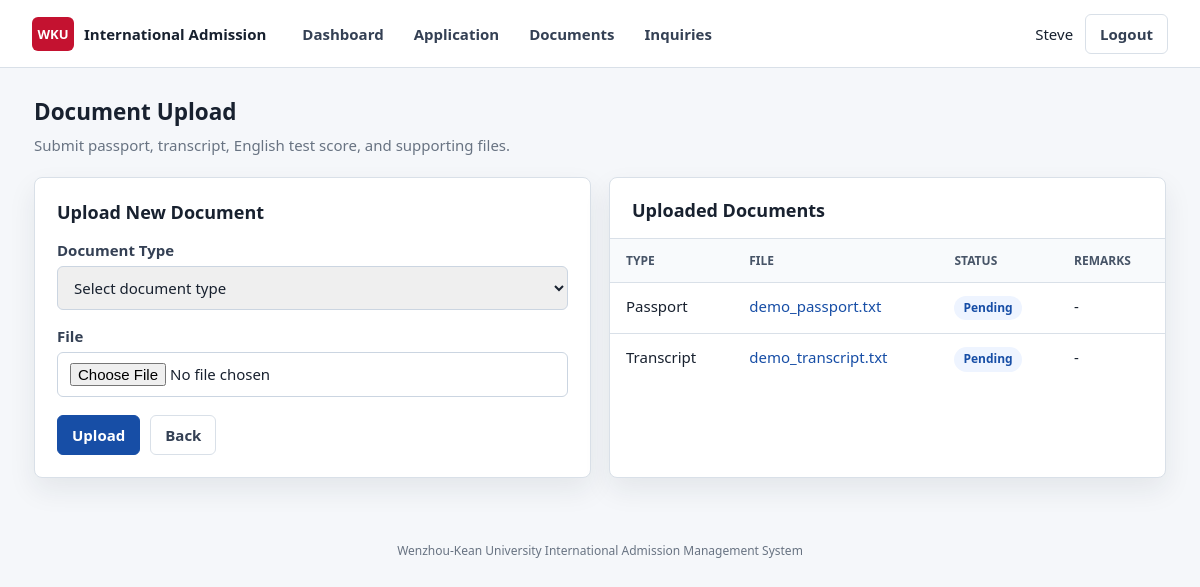
The page /upload_document.php (signed in) on the database its author committed.
### tables this page shows
CREATE TABLE users (
    user_id INT AUTO_INCREMENT PRIMARY KEY,
    name VARCHAR(120) NOT NULL,
    email VARCHAR(160) NOT NULL UNIQUE,
    password_hash VARCHAR(255) NOT NULL,
    role ENUM('student', 'officer', 'admin') NOT NULL DEFAULT 'student',
    phone VARCHAR(40) NULL,
    nationality VARCHAR(80) NULL,
    created_at DATETIME NOT NULL DEFAULT CURRENT_TIMESTAMP
);

CREATE TABLE documents (
    document_id INT AUTO_INCREMENT PRIMARY KEY,
    application_id INT NOT NULL,
    type ENUM('Passport', 'Transcript', 'English Test', 'Recommendation', 'Other') NOT NULL,
    file_name VARCHAR(255) NOT NULL,
    file_path VARCHAR(255) NOT NULL,
    status ENUM('Pending', 'Verified', 'Rejected') NOT NULL DEFAULT 'Pending',
    remarks VARCHAR(255) NOT NULL DEFAULT '',
    uploaded_at DATETIME NOT NULL DEFAULT CURRENT_TIMESTAMP,
    CONSTRAINT fk_documents_application
        FOREIGN KEY (application_id) REFERENCES applications(application_id)
        ON DELETE CASCADE
);

### includes/Auth.php (called while the page is built, shortened)
<?php
require_once __DIR__ . '/helpers.php';
final class Auth
{
    public static function user(): ?array
    {
        $db = Database::connection();
        $stmt = $db->prepare('SELECT user_id, name, email, role, phone, nationality FROM users WHERE user_id = ?');
        $stmt->bind_param('i', $_SESSION['user_id']);
        $stmt->execute();
        return $stmt->get_result()->fetch_assoc() ?: null;
    }
    public static function requireLogin(): array
    {
        $user = self::user();
        return $user;
    }
    public static function requireRole(array|string $roles): array
    {
        $user = self::requireLogin();
        return $user;
    }
}

### includes/helpers.php (called while the page is built, shortened)
<?php
function e(?string $value): string
{
    return htmlspecialchars((string) $value, ENT_QUOTES, 'UTF-8');
}
function status_class(string $status): string
{
    $key = strtolower(str_replace(' ', '-', $status));
    return 'status status-' . $key;
}

### includes/ApplicationService.php (called while the page is built, shortened)
<?php
final class ApplicationService
{
    public function getStudentApplication(int $userId): ?array
    {
        $db = Database::connection();
        $stmt = $db->prepare('SELECT * FROM applications WHERE user_id = ? ORDER BY application_id DESC LIMIT 1');
        $stmt->bind_param('i', $userId);
        $stmt->execute();
        return $stmt->get_result()->fetch_assoc() ?: null;
    }
    public function getDocuments(int $applicationId): array
    {
        $db = Database::connection();
        $stmt = $db->prepare('SELECT * FROM documents WHERE application_id = ? ORDER BY uploaded_at DESC');
        $stmt->bind_param('i', $applicationId);
        $stmt->execute();
        return $stmt->get_result()->fetch_all(MYSQLI_ASSOC);
    }
}

### upload_document.php (the view, shortened to what this page needs)
<?php
require_once __DIR__ . '/includes/Auth.php';
require_once __DIR__ . '/includes/ApplicationService.php';
$user = Auth::requireRole('student');
$service = new ApplicationService();
$application = $service->getStudentApplication((int) $user['user_id']);
$documents = $service->getDocuments((int) $application['application_id']);
require_once __DIR__ . '/includes/header.php';
?>
<section class="page-title">
    <div>
        <h1>Document Upload</h1>
        <p>Submit passport, transcript, English test score, and supporting files.</p>
    </div>
</section>
<section class="grid two">
    <article class="panel">
        <h2>Upload New Document</h2>
        <form action="upload_document.php" method="post" enctype="multipart/form-data">
            <div class="field">
                <label for="type">Document Type</label>
                <select id="type" name="type" required>
                    <option value="">Select document type</option>
                </select>
            </div>
            <div class="field" style="margin-top: 16px;">
                <label for="document">File</label>
                <input id="document" name="document" type="file" accept=".pdf,.jpg,.jpeg,.png,.doc,.docx" required>
            </div>
            <div class="actions">
                <button class="btn" type="submit">Upload</button>
                <a class="btn ghost" href="student_dashboard.php">Back</a>
            </div>
        </form>
    </article>
    <article class="table-panel">
        <h2>Uploaded Documents</h2>
        <table>
            <thead>
            <tr>
                <th>Type</th>
                <th>File</th>
                <th>Status</th>
                <th>Remarks</th>
            </tr>
            </thead>
            <tbody>
            <?php foreach ($documents as $document): ?>
                <tr>
                    <td><?= e($document['type']) ?></td>
                    <td><a href="<?= e($document['file_path']) ?>" target="_blank"><?= e($document['file_name']) ?></a></td>
                    <td><span class="<?= e(status_class($document['status'])) ?>"><?= e($document['status']) ?></span></td>
                    <td><?= e($document['remarks'] ?: '-') ?></td>
                </tr>
            <?php endforeach; ?>
            </tbody>
        </table>
    </article>
</section>
<?php require_once __DIR__ . '/includes/footer.php'; ?>

### includes/header.php (shortened to what this page needs)
<?php
$currentUser = Auth::user();
?>
<!DOCTYPE html>
<html lang="en">
<head>
    <link rel="stylesheet" href="assets/styles.css?v=<?= filemtime(__DIR__ . '/../assets/styles.css') ?>">
</head>
<body>
<?php if ($currentUser): ?>
    <header class="topbar">
        <a class="brand" href="index.php">
            <span class="brand-mark">WKU</span>
            <span>International Admission</span>
        </a>
        <nav class="nav">
            <?php if ($currentUser['role'] === 'student'): ?>
                <a href="student_dashboard.php">Dashboard</a>
                <a href="application_form.php">Application</a>
                <a href="upload_document.php">Documents</a>
                <a href="student_inquiries.php">Inquiries</a>
            <?php elseif ($currentUser['role'] === 'officer'): ?>
                <a href="officer_dashboard.php">Review</a>
                <a href="manage_inquiries.php">Inquiries</a>
            <?php elseif ($currentUser['role'] === 'admin'): ?>
                <a href="admin_dashboard.php">Admin</a>
                <a href="manage_inquiries.php">Inquiries</a>
            <?php endif; ?>
        </nav>
        <div class="account">
            <span><?= e($currentUser['name']) ?></span>
            <a class="btn ghost" href="logout.php">Logout</a>
        </div>
    </header>
<?php endif; ?>
<main class="<?= $currentUser ? 'shell' : 'auth-shell' ?>">

### assets/styles.css (style rules this page uses)
* { box-sizing: border-box; }
body { margin: 0; min-height: 100vh; background: var(--page); color: var(--ink); font-family: "Segoe UI", Arial, sans-serif; font-size: 15px; }
a { color: var(--primary); text-decoration: none; }
.topbar { align-items: center; background: #ffffff; border-bottom: 1px solid var(--line); display: flex; flex-wrap: wrap; gap: 24px; justify-content: space-between; min-height: 68px; padding: 12px 32px; position: sticky; top: 0; z-index: 10; }
.brand { align-items: center; color: var(--ink); display: flex; flex: 0 1 auto; font-weight: 700; gap: 10px; min-width: 220px; }
.brand-mark { align-items: center; background: #c41230; border-radius: 6px; color: #fff; display: inline-flex; font-size: 13px; height: 34px; justify-content: center; letter-spacing: 0; width: 42px; }
.nav { display: flex; flex: 1 1 280px; flex-wrap: wrap; gap: 6px; min-width: 0; }
.nav a { border-radius: 6px; color: #344054; font-weight: 600; padding: 10px 12px; }
.account { align-items: center; display: flex; flex: 0 1 auto; flex-wrap: wrap; gap: 12px; justify-content: flex-end; min-width: 0; white-space: nowrap; }
.shell { margin: 0 auto; max-width: 1180px; padding: 28px 24px 48px; }
.auth-card h1, .page-title h1 { margin: 0 0 8px; }
.auth-card p, .page-title p { color: var(--muted); margin: 0; }
.page-title { align-items: flex-start; display: flex; gap: 18px; justify-content: space-between; margin-bottom: 22px; }
.grid { display: grid; gap: 18px; }
.grid.two { grid-template-columns: repeat(auto-fit, minmax(min(100%, 360px), 1fr)); }
.panel, .metric, .table-panel { background: var(--panel); border: 1px solid var(--line); border-radius: 8px; box-shadow: var(--shadow); min-width: 0; }
.panel { padding: 22px; }
.panel h2, .table-panel h2 { font-size: 18px; margin: 0 0 16px; }
.field { display: flex; flex-direction: column; gap: 6px; }
label { color: #344054; font-weight: 600; }
input, select, textarea { border: 1px solid #cbd5e1; border-radius: 6px; color: var(--ink); font: inherit; min-height: 42px; padding: 10px 12px; width: 100%; }
.actions { align-items: center; display: flex; flex-wrap: wrap; gap: 10px; margin-top: 18px; }
.btn { align-items: center; background: var(--primary); border: 1px solid var(--primary); border-radius: 6px; color: #ffffff; cursor: pointer; display: inline-flex; font: inherit; font-weight: 700; gap: 8px; justify-content: center; min-height: 40px; padding: 9px 14px; text-align: center; white-space: normal; }
.btn.ghost { background: #ffffff; border-color: var(--line); color: #344054; }
.status { border-radius: 999px; display: inline-flex; font-size: 12px; font-weight: 700; line-height: 1.2; padding: 5px 9px; white-space: normal; }
.status-pending { background: #eef4ff; color: var(--primary); }
.table-panel { overflow-x: auto; overflow-y: visible; width: 100%; }
.table-panel h2 { padding: 20px 22px 0; }
table { border-collapse: collapse; min-width: 100%; table-layout: auto; width: 100%; }
th, td { border-top: 1px solid var(--line); padding: 13px 16px; text-align: left; vertical-align: top; overflow-wrap: anywhere; }
th { background: #f8fafc; color: #475467; font-size: 12px; text-transform: uppercase; }

### rows shown on the page
users: name "Steve"
documents: type "Passport", file_name "demo_passport.txt", status "Pending", remarks "-"
documents: type "Transcript", file_name "demo_transcript.txt", status "Pending", remarks "-"
